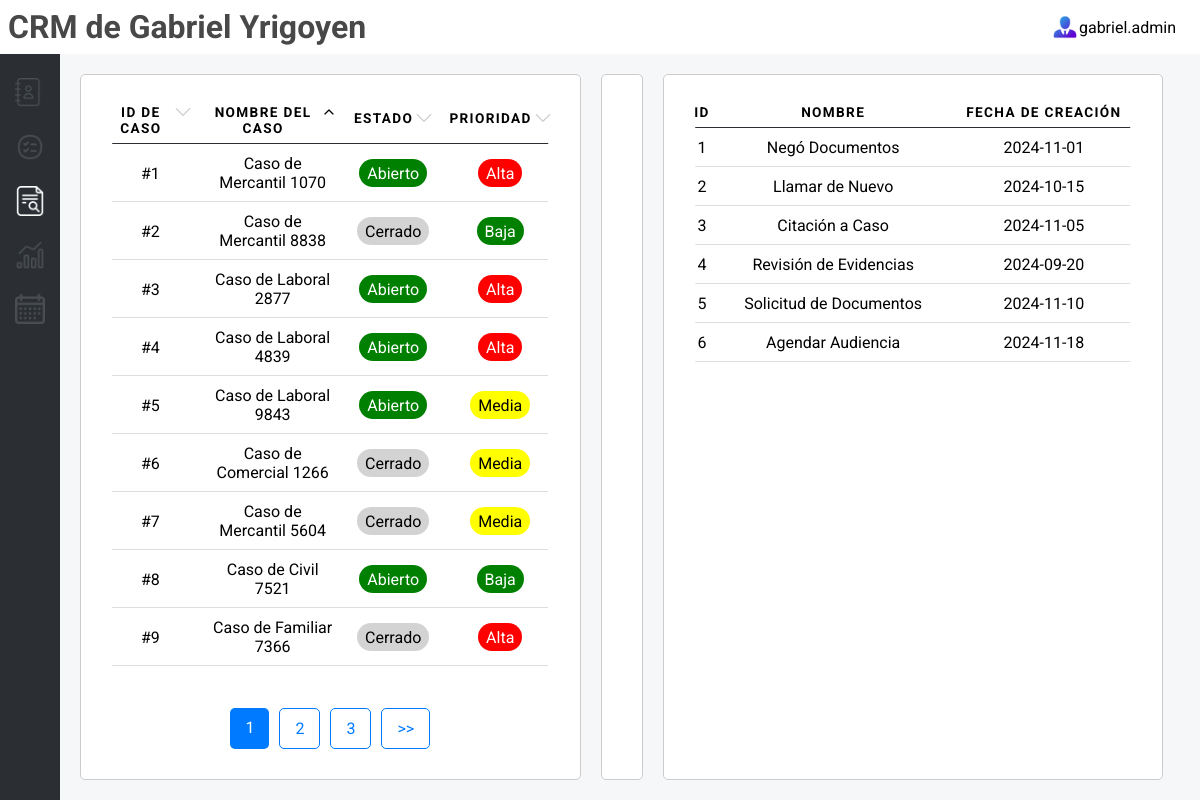
The app's page /cases with its own data.
### tables this page shows
CREATE TABLE casos (
    id INTEGER PRIMARY KEY AUTOINCREMENT,
    id_cliente INTEGER NOT NULL,
    nombre_caso TEXT NOT NULL,
    tipo_caso TEXT NOT NULL,
    estado BOOLEAN NOT NULL DEFAULT 1, -- 1: Abierto, 0: Cerrado
    prioridad INTEGER NOT NULL DEFAULT 2, -- 1: Alta, 2: Media, 3: Baja
    id_abogado INTEGER,
    id_asistente INTEGER,
    fecha_creacion TEXT NOT NULL,
    fecha_deadline TEXT NOT NULL,
    id_documentos INTEGER,
    FOREIGN KEY (id_cliente) REFERENCES clientes (id),
    FOREIGN KEY (id_abogado) REFERENCES abogados (id),
    FOREIGN KEY (id_asistente) REFERENCES asistentes (id)
    );

### app.py (the view)
@app.route('/cases', defaults={'page': 1, 'order_by': 'nombre_caso', 'order_direction': 'asc'})
@app.route('/cases/page/<int:page>/<order_by>/<order_direction>')
def cases(page, order_by, order_direction):
    message = "Casos"
    per_page = 9  # Número de registros por página
    offset = (page - 1) * per_page  # Calcular el desplazamiento para la paginación
    casos = get_cases_join(order_by=order_by, order_direction=order_direction, limit=per_page, offset=offset)
    total_records = get_total_records('casos')
    total_pages = (total_records + per_page - 1) // per_page  # Redondeo hacia arriba
    return render_template(
        "cases.html",
        casos=casos,
        current_page=page,
        total_pages=total_pages,
        message=message,
        order_by=order_by,
        order_direction=order_direction
    )

### db_connection.py (called while the page is built)
def conectar():
    try:
        print("Conexión exitosa a la base de datos")
        return sqlite3.connect('crm_law_firm.db')
    except sqlite3.Error as e:
        print(f"Error al conectar a la base de datos: {e}")
        return None

def get_total_records(table_name):
    conn = conectar()
    cursor = conn.cursor()
    query = f"SELECT COUNT(*) FROM {table_name}"
    cursor.execute(query)
    total_records = cursor.fetchone()[0]
    conn.close()
    return total_records

### templates/cases.html (shortened to what this page needs)
{% include 'header.html' %}
<div id="cases">
    <div class="case-list">
        <table>
            <thead>
                <tr>
                    <th><span>ID de Caso<a
                                href="/cases/page/{{ current_page }}/id/{{ 'desc' if order_direction == 'asc' else 'asc' }}">
                                <img class="filter" src="{{ url_for('static', filename='up.png') if order_direction == 'asc' and order_by == 'id' else (url_for('static', filename='down.png') if order_direction == 'desc' and order_by == 'id' else url_for('static', filename='arrow-grey.png')) }}
                        " alt="Orden">
                            </a>
                        </span>
                    </th>
                    <th><span>Nombre del Caso<a
                                href="/cases/page/{{ current_page }}/nombre_caso/{{ 'desc' if order_direction == 'asc' else 'asc' }}">
                                <img class="filter" src="{{ url_for('static', filename='up.png') if order_direction == 'asc' and order_by == 'nombre_caso' else (url_for('static', filename='down.png') if order_direction == 'desc' and order_by == 'nombre_caso' else url_for('static', filename='arrow-grey.png')) }}
                    " alt="Orden">
                            </a>
                        </span>
                    </th>
                    <th><span>Estado<a
                            href="/cases/page/{{ current_page }}/estado/{{ 'desc' if order_direction == 'asc' else 'asc' }}">
                            <img class="filter" src="{{ url_for('static', filename='up.png') if order_direction == 'asc' and order_by == 'estado' else (url_for('static', filename='down.png') if order_direction == 'desc' and order_by == 'estado' else url_for('static', filename='arrow-grey.png')) }}
                    " alt="Orden">
                        </a>
                    </span>
                    </th>
                    <th><span>Prioridad<a
                            href="/cases/page/{{ current_page }}/prioridad/{{ 'desc' if order_direction == 'asc' else 'asc' }}">
                            <img class="filter" src="{{ url_for('static', filename='up.png') if order_direction == 'asc' and order_by == 'prioridad' else (url_for('static', filename='down.png') if order_direction == 'desc' and order_by == 'prioridad' else url_for('static', filename='arrow-grey.png')) }}
                " alt="Orden">
                        </a>
                    </span>
                    </th>
                </tr>
            </thead>
            <tbody>
                {% for caso in casos %}
                <tr class="clickable-case" data-id="{{ caso[0] }}" data-nombre="{{ caso[1] }}"
                    data-estado="{% if caso[3] == 1 %}Abierto{% else %}Cerrado{% endif %}"
                    data-prioridad="{{ caso[4] }}" data-abogado="{{ caso[8] }}" data-cliente="{{ caso[7] }}"
                    data-tipo="{{ caso[2] }}" data-creacion="{{ caso[5] }}">
                    <td data-label="ID de Caso">#{{ caso[0] }}</td>
                    <td data-label="Nombre del Caso">{{ caso[1] }}</td>
                    <td data-label="Estado">
                        <span class="estado {% if caso[3] == 1 %}verde{% else %}gris{% endif %}">
                            {% if caso[3] == 1 %}Abierto{% else %}Cerrado{% endif %}
                        </span>
                    </td>
                    <td data-label="Prioridad">
                        <span
                            class="estado {% if caso[4] == 1 %}rojo{% elif caso[4] == 2 %}amarillo{% else %}verde{% endif %}">
                            {% if caso[4] == 1 %}
                            Alta
                            {% elif caso[4] == 2 %}
                            Media
                            {% elif caso[4] == 3 %}
                            Baja
                            {% endif %}
                        </span>
                    </td>
                </tr>
                {% endfor %}
            </tbody>
        </table>
        <section class="pagination">
                 {% for page in range(1, total_pages + 1) %} <a
                    href="/cases/page/{{ page }}/{{ order_by }}/{{ order_direction }}"
                    class="{% if page == current_page %}active{% endif %}">
                    {{ page }}
            </a>
            {% endfor %}
            {% if current_page < total_pages %} <a
                href="/cases/page/{{ current_page + 1 }}/{{ order_by }}/{{ order_direction }}">>>
                </a>
                {% endif %}
        </section>
    </div>
    <div class="case-details">
    </div>
    <div class="notes-section">
        <table>
            <thead>
                <tr>
                    <th>ID</th>
                    <th>Nombre</th>
                    <th>Fecha de Creación</th>
                </tr>
            </thead>
            <tbody>
                <tr>
                    <td>1</td>
                    <td>Negó Documentos</td>
                    <td>2024-11-01</td>
                </tr>
                <tr>
                    <td>2</td>
                    <td>Llamar de Nuevo</td>
                    <td>2024-10-15</td>
                </tr>
                <tr>
                    <td>3</td>
                    <td>Citación a Caso</td>
                    <td>2024-11-05</td>
                </tr>
                <tr>
                    <td>4</td>
                    <td>Revisión de Evidencias</td>
                    <td>2024-09-20</td>
                </tr>
                <tr>
                    <td>5</td>
                    <td>Solicitud de Documentos</td>
                    <td>2024-11-10</td>
                </tr>
                <tr>
                    <td>6</td>
                    <td>Agendar Audiencia</td>
                    <td>2024-11-18</td>
                </tr>
            </tbody>
        </table>
    </div>
</div>
{% include 'footer.html' %}

### static/style.css (style rules this page uses)
body { background-color: #F5F7F9; font-family: "Roboto", sans-serif; height: 100vh; margin: 0; display: flex; flex-direction: column; }
a { text-decoration: none; }
th span { display: flex; justify-content: center; }
th span img { padding-left: 0.2rem; }
.estado { margin-top: 0.6rem; padding: 0.3rem 0.5rem; border-radius: 1rem; color: white; }
.gris { background-color: #D3D3D3; color: black; }
.rojo { background-color: red; }
.verde { background-color: green; }
.amarillo { background-color: yellow; color: black; }
.filter { height: 1rem; width: auto; }
table { border-collapse: collapse; margin: 0; padding: 0; width: 100%; }
table tr { position: relative; }
table tr::before { content: ''; position: absolute; bottom: 0; left: 50%; width: 95%; height: 1.5px; background-color: #ddd; transform: translateX(-50%); }
table th, table td { padding: .625em; text-align: center; }
table th { font-size: .85em; letter-spacing: .1em; text-transform: uppercase; }
.pagination { margin-top: auto; justify-self: flex-end; display: flex; padding: 10px; }
.pagination a { padding: 10px 15px; margin: 0 5px; text-decoration: none; color: #007bff; border: 1px solid #007bff; border-radius: 5px; transition: background-color 0.3s; }
.pagination a.active { background-color: #007bff; color: white; border: none; }
*, *:before, *:after { -moz-box-sizing: border-box; -webkit-box-sizing: border-box; box-sizing: border-box; }
table thead tr::before { background-color: #2b2f33; }

### static/calendar.css (style rules this page uses)
*, *:before, *:after { -moz-box-sizing: border-box; -webkit-box-sizing: border-box; box-sizing: border-box; }

### static/cases.css (style rules this page uses)
#cases { display: flex; width: 95%; margin: 20px; gap: 20px; }
.case-list, .case-details, .notes-section { background-color: white; border: 1px solid #ccc; padding: 20px; border-radius: 5px; }
.case-list { display: flex; flex-direction: column; align-items: center; flex: 2; overflow-x: auto; }
.case-details { display: flex; flex-direction: column; gap: 15px; }
.notes-section { flex: 2; overflow-x: auto; }

### records on screen
casos: id "1", nombre_caso "Caso de Mercantil 1070", estado "Abierto", prioridad "Alta"
casos: id "2", nombre_caso "Caso de Mercantil 8838", estado "Cerrado", prioridad "Baja"
casos: id "3", nombre_caso "Caso de Laboral 2877", estado "Abierto", prioridad "Alta"
casos: id "4", nombre_caso "Caso de Laboral 4839", estado "Abierto", prioridad "Alta"
casos: id "5", nombre_caso "Caso de Laboral 9843", estado "Abierto", prioridad "Media"
casos: id "6", nombre_caso "Caso de Comercial 1266", estado "Cerrado", prioridad "Media"
casos: id "7", nombre_caso "Caso de Mercantil 5604", estado "Cerrado", prioridad "Media"
casos: id "8", nombre_caso "Caso de Civil 7521", estado "Abierto", prioridad "Baja"
casos: id "9", nombre_caso "Caso de Familiar 7366", estado "Cerrado", prioridad "Alta"

### other values on screen
{{ page }} "1" "2" "3"
